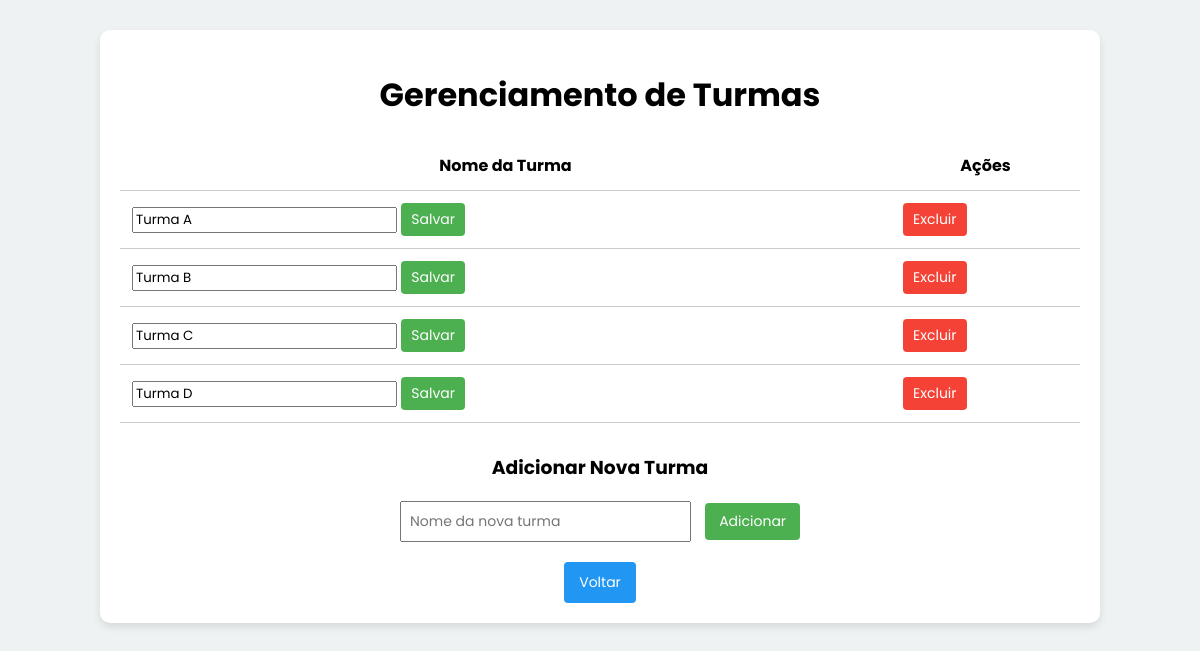
/gerenciar_turma.php (signed in), run on the app's committed database.
### tables this page shows
CREATE TABLE turmas (
  id INT NOT NULL AUTO_INCREMENT,
  nome VARCHAR(50) NOT NULL,
  PRIMARY KEY (id)
);

### gerenciar_turma.php (the view, shortened to what this page needs)
<?php
include("conexao.php");
$sql = "SELECT * FROM turmas ORDER BY nome";
$resultado = mysqli_query($connection, $sql);
?>
<!DOCTYPE html>
<html lang="pt-br">
<head>
    <link rel="stylesheet" href="style/gerTurma.css">
</head>
<body>
<div class="container">
    <h1>Gerenciamento de Turmas</h1>
    <?php if (mysqli_num_rows($resultado) > 0): ?>
        <table>
            <thead>
                <tr>
                    <th>Nome da Turma</th>
                    <th>Ações</th>
                </tr>
            </thead>
            <tbody>
                <?php while ($turma = mysqli_fetch_assoc($resultado)): ?>
                    <tr>
                        <td>
                            <form method="post" class="inline-form">
                                <input type="text" name="novo_nome" value="<?php echo htmlspecialchars($turma['nome']); ?>">
                                <button type="submit" name="editar" class="btn btn-editar">Salvar</button>
                            </form>
                        </td>
                        <td class="acoes">
                            <form method="post" class="inline-form" onsubmit="return confirm('Tem certeza que deseja excluir esta turma?');">
                                <button type="submit" name="deletar" class="btn btn-excluir">Excluir</button>
                            </form>
                        </td>
                    </tr>
                <?php endwhile; ?>
            </tbody>
        </table>
    <?php else: ?>
        <p>Nenhuma turma cadastrada.</p>
    <?php endif; ?>
    <div class="form-adicionar">
        <h3>Adicionar Nova Turma</h3>
        <form method="post">
            <input type="text" name="nome_turma" placeholder="Nome da nova turma" required>
            <button type="submit" name="adicionar" class="btn btn-editar">Adicionar</button>
        </form>
    </div>
    <div style="text-align: center;">
        <a href="administrador.php" class="btn btn-voltar">Voltar</a>
    </div>
</div>
</body>
</html>

### Style/gerTurma.css (style rules this page uses)
* { font-family: "poppins", sans-serif; }
body { font-family: Arial, sans-serif; background-color: #eef2f3; margin: 0; padding: 0; }
.container { width: 80%; margin: 30px auto; background-color: white; padding: 20px; border-radius: 10px; box-shadow: 0 4px 8px rgba(0,0,0,0.1); }
h1 { text-align: center; }
table { width: 100%; margin-top: 20px; border-collapse: collapse; }
th, td { padding: 12px; border-bottom: 1px solid #ccc; }
.acoes { display: flex; gap: 10px; }
.btn { padding: 6px 10px; border: none; border-radius: 4px; cursor: pointer; font-size: 14px; }
.btn-editar { background-color: #4CAF50; color: white; }
.btn-excluir { background-color: #f44336; color: white; }
.btn-voltar { background-color: #2196F3; color: white; padding: 10px 15px; text-decoration: none; display: inline-block; margin-top: 20px; }
form.inline-form { display: inline; }
.form-adicionar { margin-top: 30px; text-align: center; }
.form-adicionar input { padding: 8px; font-size: 14px; }
.form-adicionar button { padding: 8px 14px; margin-left: 10px; }

### data on the page
turmas: novo_nome "Turma A"
turmas: novo_nome "Turma B"
turmas: novo_nome "Turma C"
turmas: novo_nome "Turma D"
